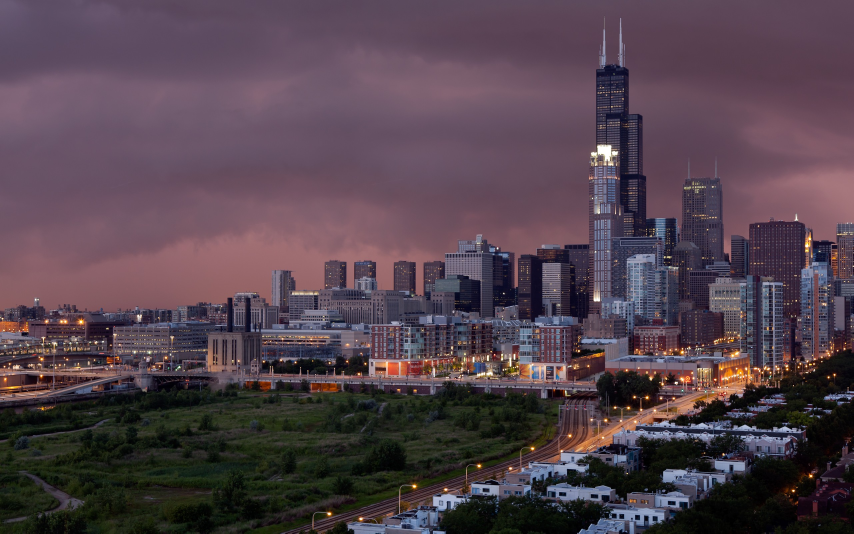
#> input picture Photos/Chicago.jpg, 2560 x 1600 px, found by its file name (shown at 1/3 size)
$ python gradient.py
#> lines starting #> are read from the running program, lines starting #| are printed output that depends on the picture; after the words box and inside, x2 and y2 are one past the last pixel; in counts of white or black regions, pixels touching at a corner belong together
#Edge Detection and EDGE DETECTION
import cv2 as cv
import numpy as np
img=cv.imread('Photos\Chicago.jpg')
#> img is the input picture: shape (1600, 2560, 3); mean B, G, R 77, 67, 83.2
resized=cv.resize(img,(800,500),interpolation=cv.INTER_CUBIC)
cv.imshow('Resized',resized)

gray=cv.cvtColor(resized,cv.COLOR_RGB2GRAY)
cv.imshow('Gray',gray)
#laplacian

lap=cv.Laplacian(gray,cv.CV_64F)
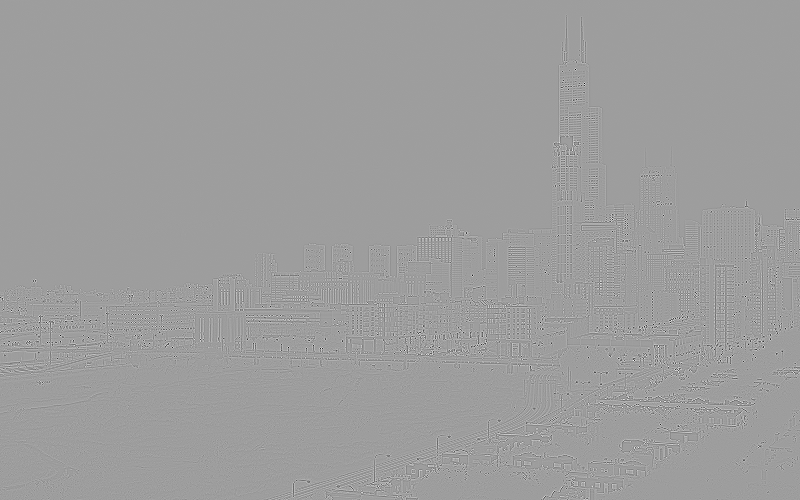
#> lap: shape (500, 800) float64; min -938, max 578, mean 0; drawn with min black and max white
lap=np.uint8(np.absolute(lap)) #To make pixel values to positive because pixels shouldnt be negetive
cv.imshow('Laplacian',lap)

#sobel
sobelx=cv.Sobel(gray,cv.CV_64F,1,0)
sobely=cv.Sobel(gray,cv.CV_64F,0,1)
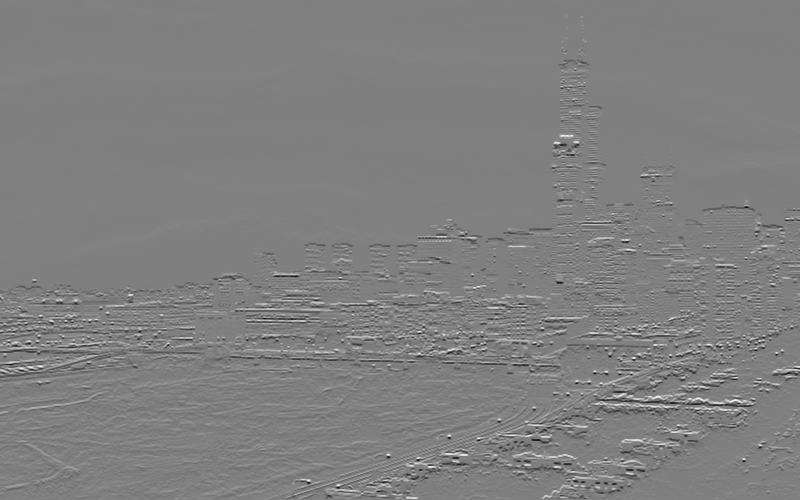
#> sobely: shape (500, 800) float64; min -825, max 816, mean -0.8; drawn with min black and max white
combined=cv.bitwise_or(sobelx,sobely)
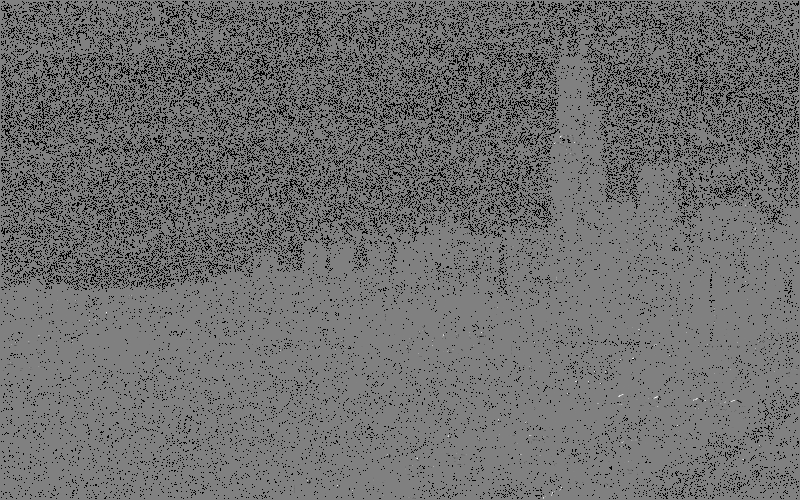
#> combined: shape (500, 800) float64; 13.74% of the values are NaN or infinite; the others: min -130944, max 128896, mean -110.3; drawn with min black, max white, NaN and infinite black
cv.imshow('Combined',combined)
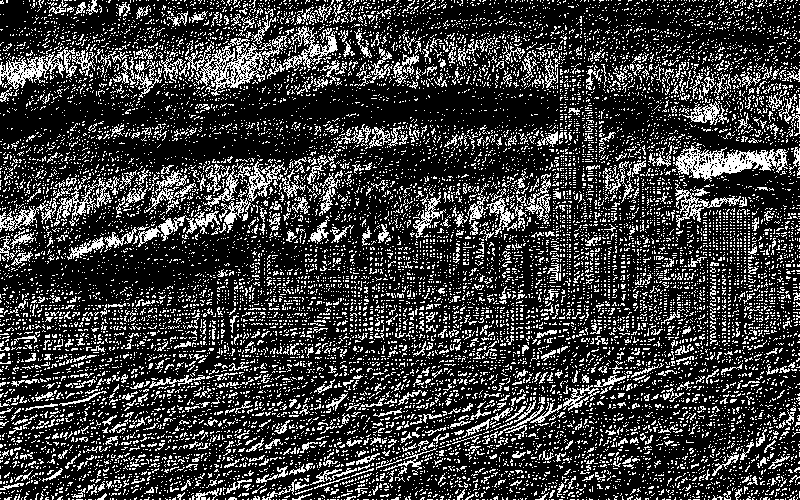
#> window 'Combined': shape (500, 800); 23.2% white in thin lines or dots
cv.imshow('sobelx',sobelx)
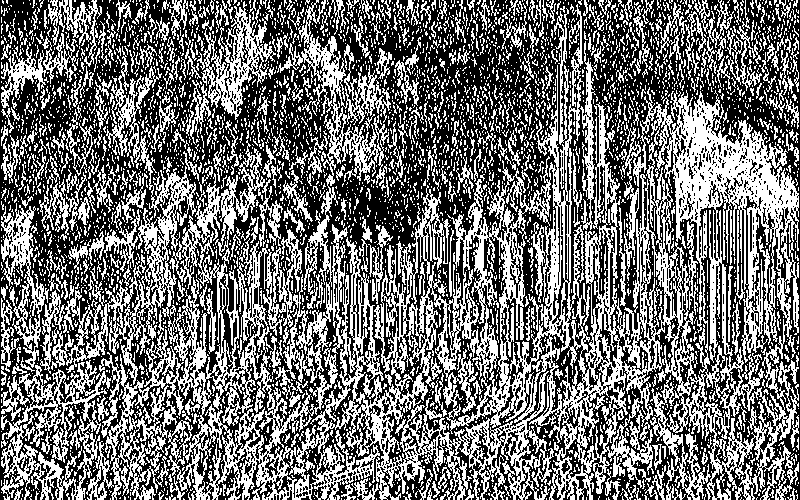
#> window 'sobelx': shape (500, 800); 44.2% white in thin lines or dots
cv.imshow('sobely',sobely)
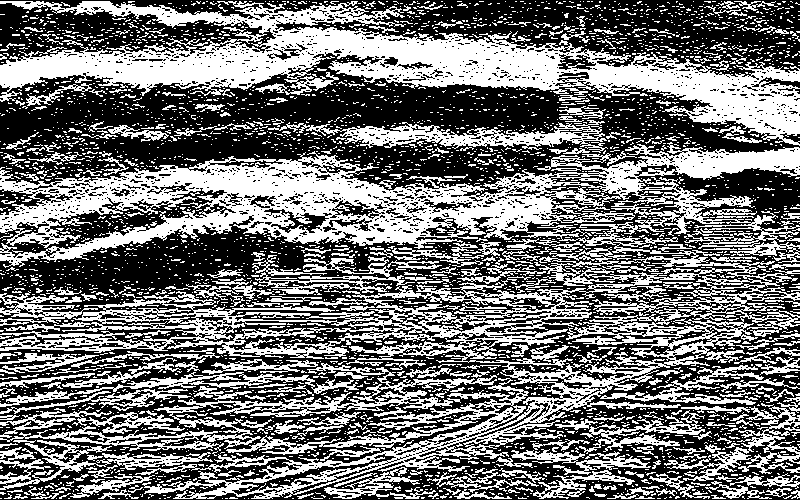
#> window 'sobely': shape (500, 800); 44.8% white; 3755 white regions (3394 under 20 px), largest, box (x1, y1, x2, y2) and area: (0, 142, 800, 499) 76047, (0, 1, 800, 146) 35201, (0, 363, 497, 451) 5765

canny=cv.Canny(gray,150,175)
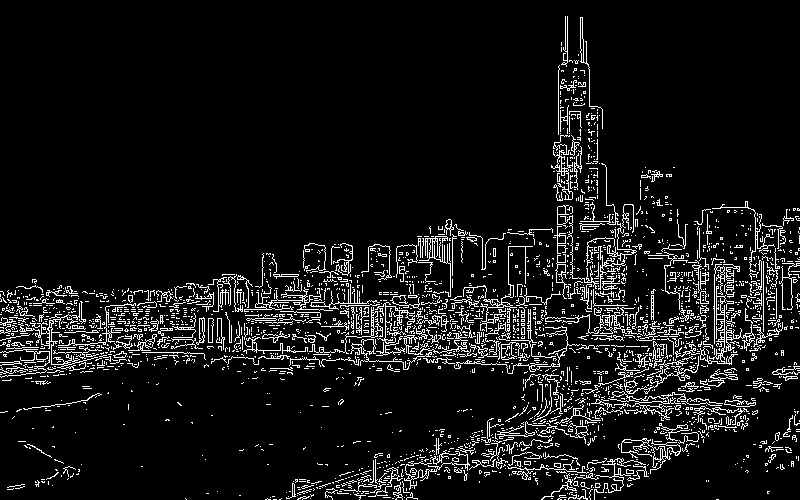
#> canny: shape (500, 800); 8.1% white in thin lines or dots
cv.imshow('Canny',canny)


if cv.waitKey(0)& 0xFF==ord('s'):
#> (key Esc is pressed here)
    cv.destroyAllWindows()
